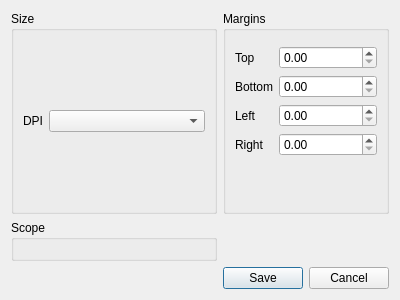
<?xml version="1.0" encoding="UTF-8"?>
<ui version="4.0">
 <class>pagesetup</class>
 <widget class="QDialog" name="pagesetup">
  <property name="windowModality">
   <enum>Qt::NonModal</enum>
  </property>
  <property name="geometry">
   <rect>
    <x>0</x>
    <y>0</y>
    <width>400</width>
    <height>300</height>
   </rect>
  </property>
  <property name="minimumSize">
   <size>
    <width>400</width>
    <height>300</height>
   </size>
  </property>
  <property name="maximumSize">
   <size>
    <width>400</width>
    <height>300</height>
   </size>
  </property>
  <property name="windowTitle">
   <string>Page Setup</string>
  </property>
  <layout class="QVBoxLayout" name="verticalLayout">
   <item>
    <layout class="QGridLayout" name="gridLayout">
     <item row="0" column="0">
      <widget class="QGroupBox" name="groupBox">
       <property name="sizePolicy">
        <sizepolicy hsizetype="Preferred" vsizetype="Preferred">
         <horstretch>0</horstretch>
         <verstretch>2</verstretch>
        </sizepolicy>
       </property>
       <property name="title">
        <string>Size</string>
       </property>
       <layout class="QVBoxLayout" name="verticalLayout_3">
        <item>
         <layout class="QVBoxLayout" name="verticalLayout_2">
          <item>
           <layout class="QHBoxLayout" name="hLayoutPaperSizes" stretch=""/>
          </item>
          <item>
           <layout class="QHBoxLayout" name="horizontalLayout_2">
            <item>
             <widget class="QLabel" name="label">
              <property name="text">
               <string>DPI</string>
              </property>
             </widget>
            </item>
            <item>
             <widget class="QComboBox" name="comboBox">
              <property name="sizePolicy">
               <sizepolicy hsizetype="Preferred" vsizetype="Fixed">
                <horstretch>2</horstretch>
                <verstretch>0</verstretch>
               </sizepolicy>
              </property>
             </widget>
            </item>
           </layout>
          </item>
         </layout>
        </item>
       </layout>
      </widget>
     </item>
     <item row="0" column="1">
      <widget class="QGroupBox" name="groupBox_2">
       <property name="sizePolicy">
        <sizepolicy hsizetype="Preferred" vsizetype="Preferred">
         <horstretch>0</horstretch>
         <verstretch>2</verstretch>
        </sizepolicy>
       </property>
       <property name="title">
        <string>Margins</string>
       </property>
       <layout class="QFormLayout" name="formLayout_2">
        <item row="0" column="0">
         <layout class="QFormLayout" name="formLayout">
          <property name="labelAlignment">
           <set>Qt::AlignLeading|Qt::AlignLeft|Qt::AlignTop</set>
          </property>
         </layout>
        </item>
        <item row="1" column="0">
         <widget class="QLabel" name="label_2">
          <property name="text">
           <string>Top</string>
          </property>
         </widget>
        </item>
        <item row="1" column="1">
         <widget class="QDoubleSpinBox" name="marginTop"/>
        </item>
        <item row="2" column="0">
         <widget class="QLabel" name="label_3">
          <property name="text">
           <string>Bottom</string>
          </property>
         </widget>
        </item>
        <item row="2" column="1">
         <widget class="QDoubleSpinBox" name="marginBottom"/>
        </item>
        <item row="3" column="0">
         <widget class="QLabel" name="label_4">
          <property name="text">
           <string>Left</string>
          </property>
         </widget>
        </item>
        <item row="3" column="1">
         <widget class="QDoubleSpinBox" name="marginLeft"/>
        </item>
        <item row="4" column="0">
         <widget class="QLabel" name="label_5">
          <property name="text">
           <string>Right</string>
          </property>
         </widget>
        </item>
        <item row="4" column="1">
         <widget class="QDoubleSpinBox" name="marginRight"/>
        </item>
       </layout>
      </widget>
     </item>
     <item row="2" column="1">
      <layout class="QHBoxLayout" name="horizontalLayout">
       <property name="sizeConstraint">
        <enum>QLayout::SetDefaultConstraint</enum>
       </property>
       <item>
        <widget class="QPushButton" name="pushButton">
         <property name="text">
          <string>Save</string>
         </property>
        </widget>
       </item>
       <item>
        <widget class="QPushButton" name="pushButton_2">
         <property name="text">
          <string>Cancel</string>
         </property>
        </widget>
       </item>
      </layout>
     </item>
     <item row="1" column="0">
      <widget class="QGroupBox" name="groupBox_3">
       <property name="sizePolicy">
        <sizepolicy hsizetype="MinimumExpanding" vsizetype="MinimumExpanding">
         <horstretch>0</horstretch>
         <verstretch>0</verstretch>
        </sizepolicy>
       </property>
       <property name="title">
        <string>Scope</string>
       </property>
       <layout class="QHBoxLayout" name="horizontalLayout_3">
        <item>
         <layout class="QHBoxLayout" name="hLayoutSettingsScope">
          <property name="sizeConstraint">
           <enum>QLayout::SetMinAndMaxSize</enum>
          </property>
         </layout>
        </item>
       </layout>
      </widget>
     </item>
    </layout>
   </item>
  </layout>
 </widget>
 <resources/>
 <connections/>
</ui>
